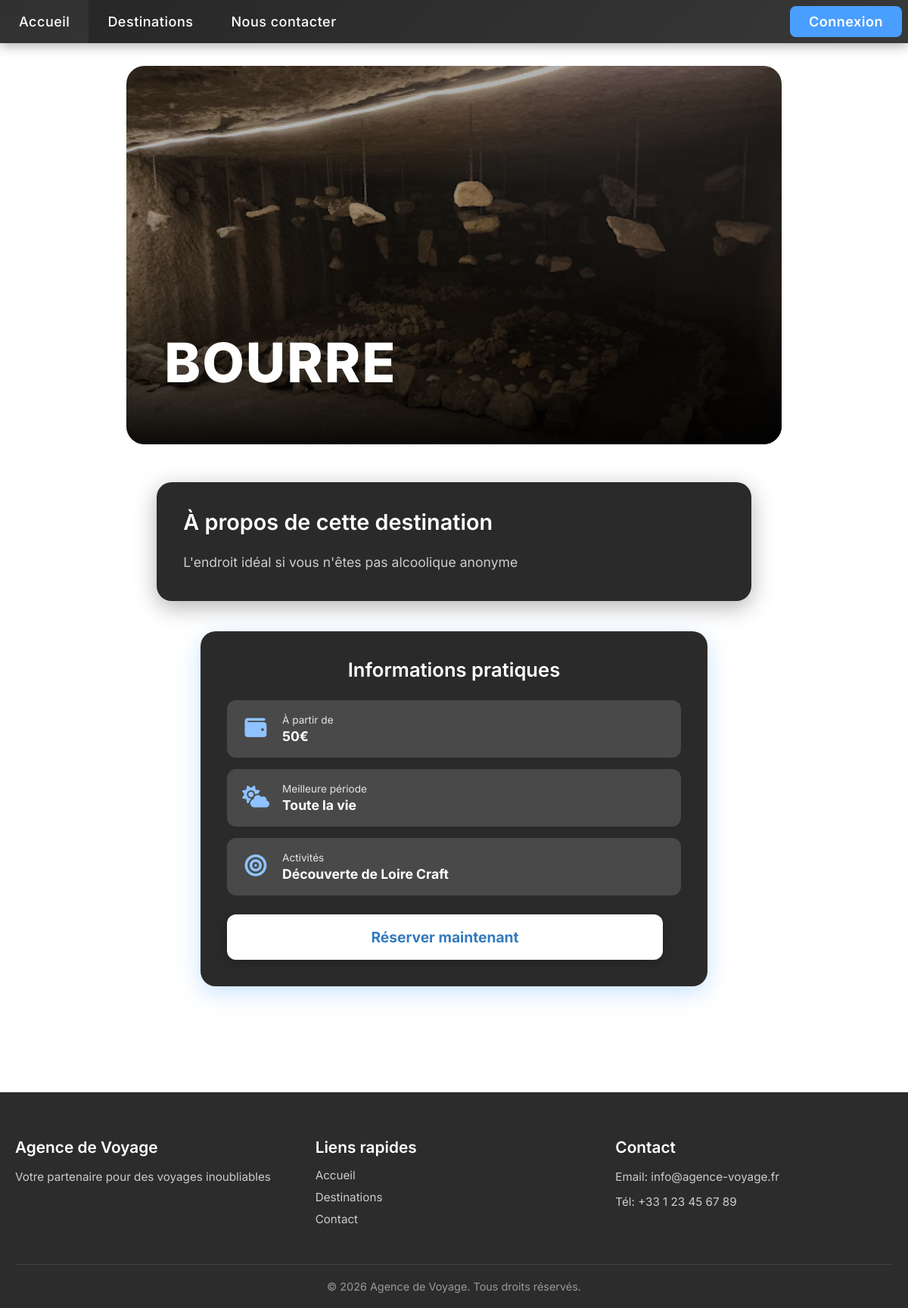
The page /destinationinfo.php?select=BOURRE on the database its author committed.
### tables this page shows
CREATE TABLE IF NOT EXISTS `voyages` (
  `id` int NOT NULL AUTO_INCREMENT,
  `description` varchar(255) NOT NULL,
  `nom` varchar(50) NOT NULL,
  `image` varchar(50) NOT NULL,
  `prix` smallint NOT NULL,
  `meilleurPeriode` varchar(200) NOT NULL,
  `activite` varchar(255) NOT NULL,
  PRIMARY KEY (`id`),
  UNIQUE KEY `nom` (`nom`)
);

### includes/utils.php (called while the page is built, shortened)
<?php
include "config/pdo.php";
 function getDestinationInfo($destination) {
    $destionationList = getAllDestinations();
    if (isset($destionationList[$destination])) {
        return $destionationList[$destination];
    } else {
        return null;
    }
 }
function getAllDestinations() {
    global $pdo;
    $stmt = $pdo->prepare("SELECT * FROM voyages");
    $stmt->execute();
    $fetch = $stmt->fetchAll(PDO::FETCH_ASSOC);
    $destinations = [];
    foreach ($fetch as $row) {
        $destinations[$row['nom']] = $row;
    }
    return $destinations;
}
?>

### destinationinfo.php (the view, shortened to what this page needs)
<!DOCTYPE html>
<html lang="en">
<?php
include 'includes/utils.php';
$destination = $_GET["select"] ?? "Destination";
$info = getDestinationInfo($destination);
?>
<head>
    <link rel="stylesheet" href="styles/base.css">
    <link rel="stylesheet" href="styles/navigation.css">
    <link rel="stylesheet" href="styles/components.css">
    <link rel="stylesheet" href="styles/forms.css">
    <link rel="stylesheet" href="styles/destination.css?v=<?php echo time(); ?>">
    <link rel="stylesheet" href="styles/footer.css?v=<?php echo time(); ?>">
</head>
<body>
    <?php include 'includes/header.php'; ?>
    <div class="destination-container">
        <div class="destination-hero">
            <img class="destination-banner" src="<?php echo $info["image"] ?>" alt="<?php echo $info["nom"] ?>">
            <div class="hero-overlay">
                <h1 class="destination-title"><?php echo $info["nom"] ?></h1>
            </div>
        </div>
        <div class="destination-content">
            <div class="destination-main">
                <div class="info-card">
                    <h2>À propos de cette destination</h2>
                    <p class="destination-description"><?php echo $info["description"] ?></p>
                </div>
            </div>
            <div class="destination-sidebar">
                <div class="booking-card">
                    <h3>Informations pratiques</h3>
                    <div class="info-row">
                        <span class="info-icon"><i class="fa-solid fa-wallet" aria-hidden="true"></i></span>
                        <div class="info-text">
                            <span class="info-label">À partir de</span>
                            <span class="info-value"><?php echo $info["prix"] . "€" ?></span>
                        </div>
                    </div>
                    <div class="info-row">
                        <span class="info-icon"><i class="fa-solid fa-cloud-sun" aria-hidden="true"></i></span>
                        <div class="info-text">
                            <span class="info-label">Meilleure période</span>
                            <span class="info-value"><?php echo $info["meilleurPeriode"] ?></span>
                        </div>
                    </div>
                    <div class="info-row">
                        <span class="info-icon"><i class="fa-solid fa-bullseye" aria-hidden="true"></i></span>
                        <div class="info-text">
                            <span class="info-label">Activités</span>
                            <span class="info-value"><?php echo $info["activite"] ?></span>
                        </div>
                    </div>
                    <a href="reservation.php?select=<?php echo urlencode($info["nom"]) ?>" class="book-btn">Réserver maintenant</a>
                </div>
            </div>
        </div>
    </div>
    <?php include 'includes/footer.php'; ?>
</body>
</html>

### styles/base.css (style rules this page uses)
body { background-image: url("../rsc/image.png"); background-size: cover; background-attachment: fixed; margin: 0; padding: 0; min-height: 100vh; display: flex; flex-direction: column; }

### styles/destination.css (style rules this page uses)
.destination-container { max-width: 1400px; margin: 0 auto; padding: 0; }
.destination-hero { position: relative; width: 100%; height: 500px; overflow: hidden; margin-bottom: 50px; border-radius: 24px; }
.destination-banner { width: 100%; height: 100%; object-fit: cover; filter: brightness(0.7); }
.hero-overlay { position: absolute; bottom: 0; left: 0; right: 0; padding: 50px; background: linear-gradient(to top, rgba(0,0,0,0.9), transparent); }
.destination-title { color: white; font-family: "Inter", sans-serif; font-size: clamp(2.5em, 6vw, 4.5em); font-weight: 800; margin: 0 0 15px 0; text-transform: uppercase; letter-spacing: 2px; }
.destination-content { display: grid; grid-template-columns: 2fr 1fr; gap: 40px; padding: 0 40px; margin-bottom: 60px; }
.destination-main { display: flex; flex-direction: column; gap: 30px; }
.info-card { background: #2a2a2a; border-radius: 20px; padding: 35px; box-shadow: 0 8px 30px rgba(0, 0, 0, 0.3); }
.info-card h2 { color: white; font-family: "Inter", sans-serif; font-size: 1.8em; margin: 0 0 20px 0; font-weight: 600; }
.destination-description { color: #cccccc; font-family: "Inter", sans-serif; font-size: 1.1em; line-height: 1.8; margin: 0; }
.destination-sidebar { position: sticky; top: 80px; height: fit-content; }
.booking-card { background: #2a2a2a; border-radius: 20px; padding: 35px; box-shadow: 0 8px 30px rgba(74, 158, 255, 0.3); }
.booking-card h3 { color: white; font-family: "Inter", sans-serif; font-size: 1.6em; margin: 0 0 25px 0; font-weight: 600; text-align: center; }
.info-row { display: flex; align-items: center; gap: 15px; padding: 18px; background: rgba(255, 255, 255, 0.15); border-radius: 12px; margin-bottom: 15px; backdrop-filter: blur(10px); }
.info-icon { font-size: 1.8em; min-width: 40px; text-align: center; }
.info-icon i { color: #8fc3ff; }
.info-text { display: flex; flex-direction: column; gap: 3px; }
.info-label { color: rgba(255, 255, 255, 0.85); font-family: "Inter", sans-serif; font-size: 0.85em; font-weight: 400; }
.info-value { color: white; font-family: "Inter", sans-serif; font-size: 1.1em; font-weight: 700; }
.book-btn { display: block; width: 90%; padding: 18px; background: white; color: #357abd; text-align: center; text-decoration: none; border-radius: 12px; font-family: "Inter", sans-serif; font-size: 1.2em; font-weight: 700; margin-top: 25px; transition: all 0.3s ease; box-shadow: 0 4px 15px rgba(0, 0, 0, 0.2); }
@media (max-width: 1200px) { .destination-content { grid-template-columns: 1fr; } }
@media (max-width: 1200px) { .destination-sidebar { position: static; } }
@media (max-width: 1200px) { .booking-card { max-width: 600px; margin: 0 auto; } }

### rows shown on the page
voyages: image (picture), nom "BOURRE", description "L'endroit idéal si vous n'êtes pas alcoolique anonyme", prix "50", meilleurPeriode "Toute la vie", activite "Découverte de Loire Craft"
